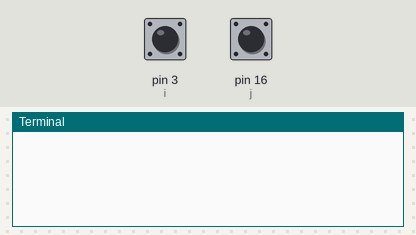
Bench run of a program on a simulated Raspberry Pi (header pin numbers). Shown: the last lines printed to the terminal. The inputs (shaded band) are chosen by the test bench; at power-on: pin 3 (i) HIGH, pin 16 (j) HIGH.

Above: at 1.2 s.
1.3 s: pin 3 (i) pulled LOW for 0.15 s
At 2.6 s:
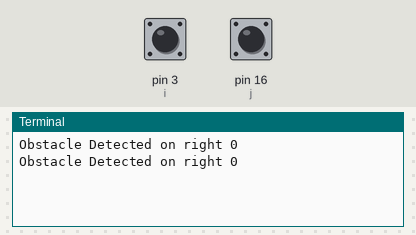
2.9 s: pin 16 (j) pulled LOW for 0.15 s
At 4.1 s:
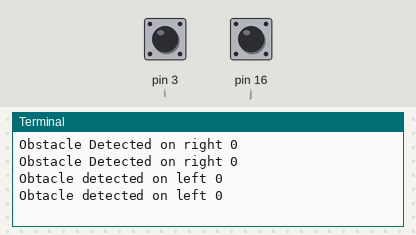

Measured:
- after the input at 1.3 s, the terminal: prints a new line at once (image 1)
- after the input at 2.9 s, the terminal: prints a new line at once (image 2)

The program:

sensor_test.py
```python
import RPi.GPIO as GPIO
import time

GPIO.setmode(GPIO.BOARD)
GPIO.setup(3, GPIO.IN, pull_up_down=GPIO.PUD_UP)
GPIO.setup(16, GPIO.IN, pull_up_down=GPIO.PUD_UP)

try:

	while True:

		i = GPIO.input( 3 )

		if i == 0:

			print( 'Obstacle Detected on right' , i )
			time.sleep( 0.1 )

		j = GPIO.input( 16 )

		if j == 0:

			print( 'Obtacle detected on left' , j )
			time.sleep( 0.1 )

except KeyboardInterrupt:

	GPIO.cleanup()
```
